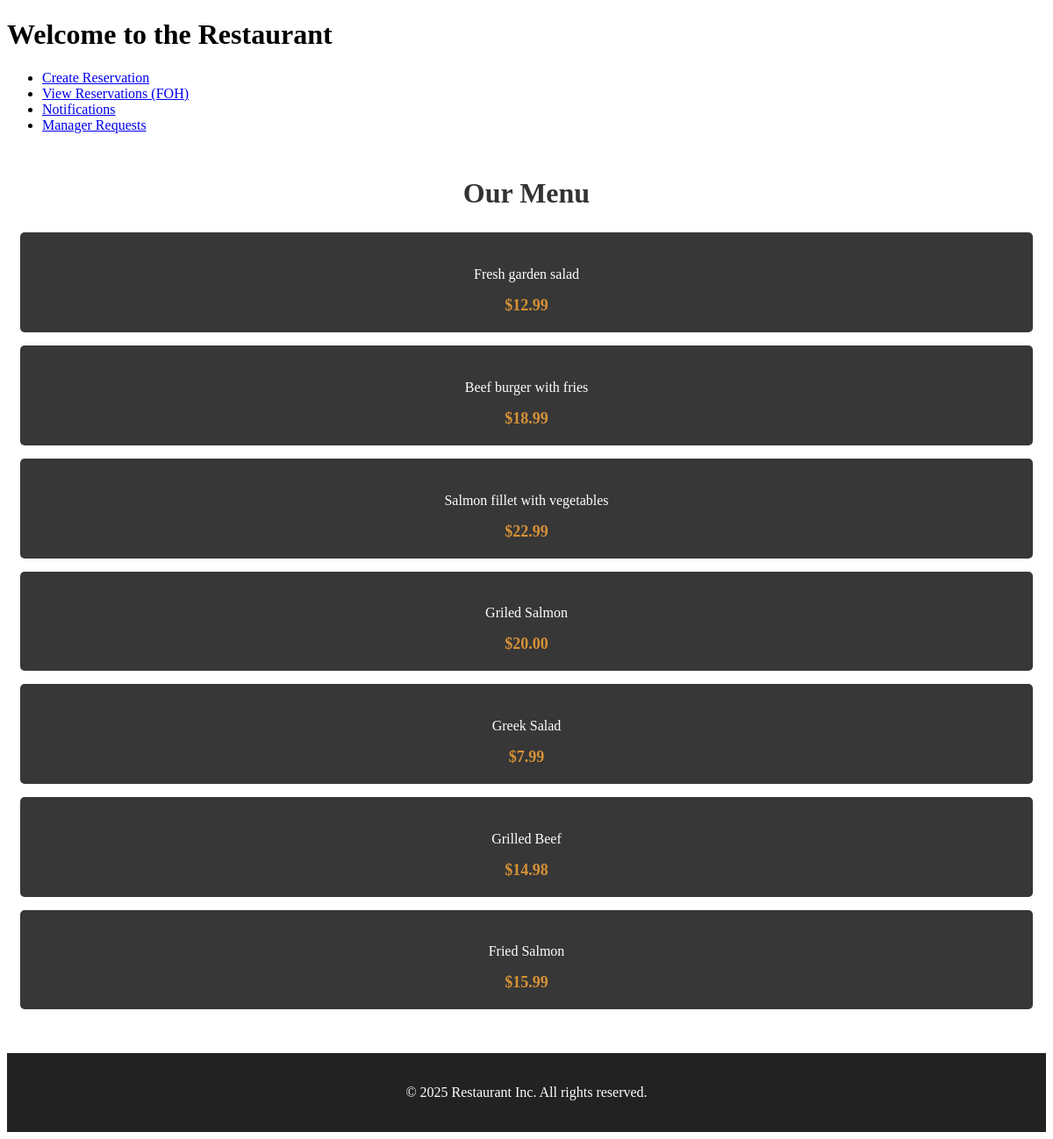
The page / on the database its author committed.
### app/models.py (models this page shows)
class MenuItem(db.Model):
    id = db.Column(db.Integer, primary_key=True)
    price = db.Column(db.Numeric(10,2), nullable=False)
    description = db.Column(db.String(1000))
    inventory_id = db.Column(db.Integer, db.ForeignKey('inventory.id'))

### app/routes/menu_routes.py (the view)
@menu_bp.route('/')
def menu():
    menu_items = MenuLogic.get_all_menu_items()
    return render_template('menu.html', menu_items=menu_items)

### app/logic/base_crud.py (called while the page is built)
    @staticmethod
    def get_all(model):
        return model.query.all() # return all table content

### app/logic/menu_logic.py (called while the page is built)
    @staticmethod
    def get_all_menu_items():
        return BaseCRUD.get_all(MenuItem)

### templates/menu.html (shortened to what this page needs)
<!DOCTYPE html>
<html lang="en">
<head>
    <link rel="stylesheet" href="/static/css/menu.css">
</head>
<body>
    <header>
        <h1>Welcome to the Restaurant</h1>
    </header>
    <nav>
        <ul>
            <li><a href="{{ url_for('reservations.reservations_creation') }}">Create Reservation</a></li>
            <li><a href="{{ url_for('reservations.reservations_foh') }}">View Reservations (FOH)</a></li>
            <li><a href="{{ url_for('notifications.notifications') }}">Notifications</a></li>
            <li><a href="{{ url_for('manager.requests_manager') }}">Manager Requests</a></li>
        </ul>
    </nav>
    <section class="menu">
        <h2>Our Menu</h2>
        {% for item in menu_items %}
        <div class="menu-item">
            <p>{{ item.description }}</p>
            <span class="price">${{ item.price }}</span>
        </div>
        {% else %}
        <p>No menu items available at the moment.</p>
        {% endfor %}
    </section>
    <footer>
        <p>© 2025 Restaurant Inc. All rights reserved.</p>
    </footer>
</body>
</html>

### static/css/menu.css (style rules this page uses)
.menu { margin: 50px auto; text-align: center; }
.menu h2 { font-size: 32px; font-weight: bold; color: #333; }
.menu-item { background-color: #373737; color: white; padding: 20px; border-radius: 5px; margin: 15px; align-items: center; text-align: center; }
.menu-item .price { font-size: 18px; font-weight: bold; color: #d69136; }
footer { margin-top: auto; padding: 20px; background-color: #222; color: white; text-align: center; }

### rows shown on the page
MenuItem: description "Fresh garden salad", price "12.99"
MenuItem: description "Beef burger with fries", price "18.99"
MenuItem: description "Salmon fillet with vegetables", price "22.99"
MenuItem: description "Griled Salmon", price "20.00"
MenuItem: description "Greek Salad", price "7.99"
MenuItem: description "Grilled Beef", price "14.98"
MenuItem: description "Fried Salmon", price "15.99"
